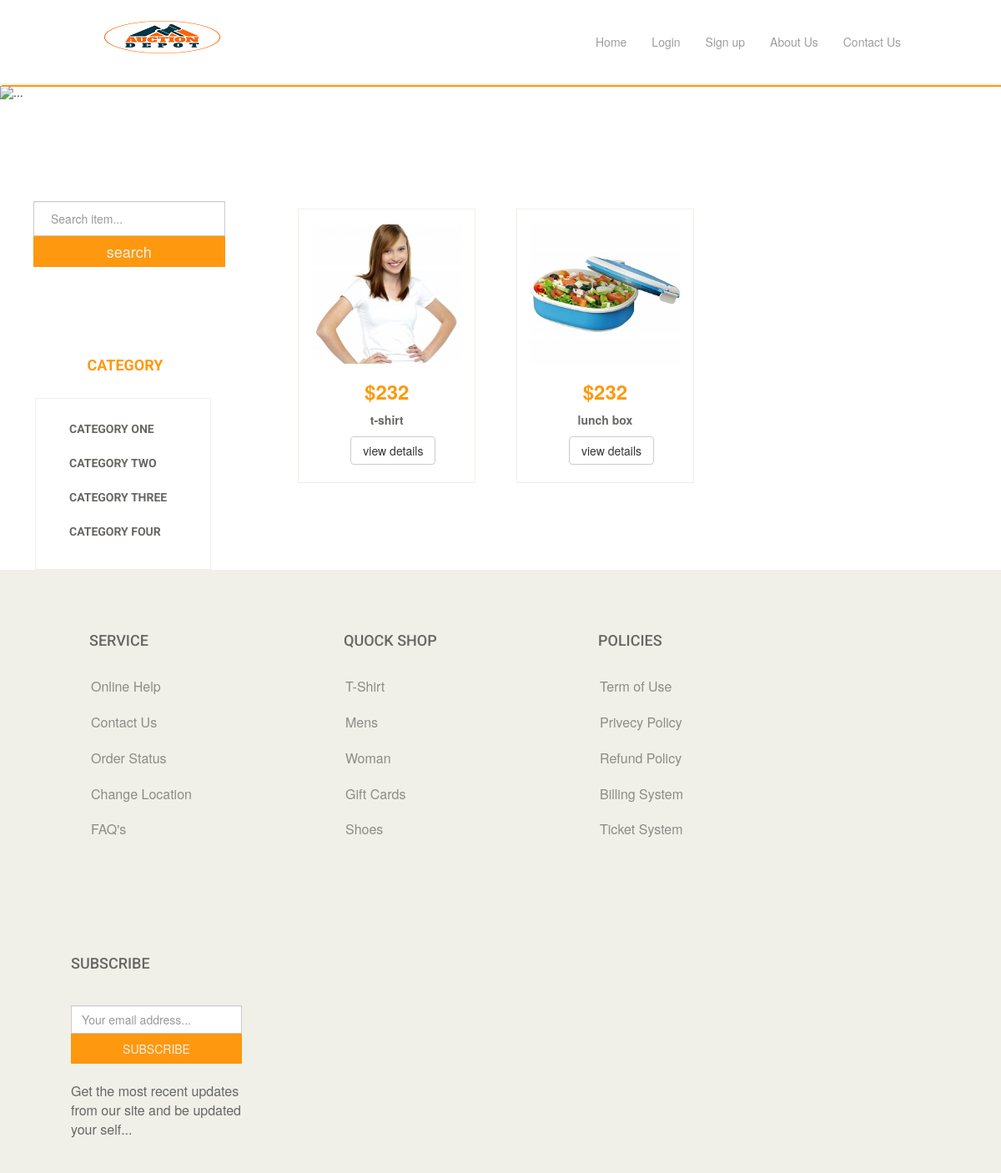
Screenshot of /itembycat.php?catid=3 with the database file from the repository.
### tables this page shows
CREATE TABLE `tbl_item` (
  `item_id` int(11) NOT NULL,
  `item_name` varchar(255) NOT NULL,
  `item_price` varchar(255) NOT NULL,
  `item_desc` text NOT NULL,
  `time_duration` varchar(255) NOT NULL,
  `strt_time` varchar(255) NOT NULL,
  `end_time` varchar(255) NOT NULL,
  `img_id` int(11) NOT NULL,
  `image` varchar(255) NOT NULL,
  `cat_id` int(11) NOT NULL,
  `user_id` int(11) NOT NULL,
  `status` int(11) NOT NULL DEFAULT '0'
);

### class/Item.php (called while the page is built, shortened)
<?php
   $filepath = realpath(dirname(__FILE__));
   include_once ($filepath.'/../libs/Database.php');
 ?>
<?php
 class Item{
 	 private $db;
     public function __construct(){
          $this->db = new Database();
    }
    public function getitembycat($catid){
          $query = "SELECT * FROM tbl_item WHERE cat_id='$catid'";
          $result = $this->db->select($query);
          return $result;
    }
 }
?>

### libs/Database.php (called while the page is built, shortened)
<?php
Class Database{
  public $host   = DB_HOST;
  public $user   = DB_USER;
  public $pass   = DB_PASS;
  public $dbname = DB_NAME;
 public $link;
private function connectDB(){
       $this->link = new mysqli($this->host, $this->user, $this->pass,
        $this->dbname);
 }
public function select($query){
      $result = $this->link->query($query) or
       die($this->link->error.__LINE__);
      if($result->num_rows > 0){
        return $result;
      } else {
        return false;
      }
 }
}
?>

### itembycat.php (the view, shortened to what this page needs)
<?php include 'inc/header.php';?>
<?php include 'inc/slider.php';?>
<?php
       if (isset($_GET['catid'])) {
            $catid  = $_GET['catid'];
       }
?>
 <div class="container-fluid">
       <div class="row mainsection">
                <div class="col-sm-12 col-md-3 col-lg-3 cat">
   <div class="row seracbox">
         <form action="search.php" method="get">
           <input class="form-control" type="text" name="keyword" placeholder="Search item..." aria-label="Search">
           <input class="btn-block" id="search" type="submit" name="submit" value="search">
         </form>
   </div><br><br>
     <h2 class="cattitle">Category</h2>
     <div class="row category">
          <ul>
                <li style="text-transform: uppercase;"><a href="itembycat.php?catid=1">Category one</a></li>
                <li style="text-transform: uppercase;"><a href="itembycat.php?catid=2">Category two</a></li>
                <li style="text-transform: uppercase;"><a href="itembycat.php?catid=3">Category three</a></li>
                <li style="text-transform: uppercase;"><a href="itembycat.php?catid=4">Category four</a></li>
          </ul>
     </div>
                </div>
                <div class="col-sm-12 col-md-9 col-lg-9 pro">
                      <div class="row product">
                         <?php
                                $Getitembycat = $item->getitembycat($catid);
                                if($Getitembycat){
                                while($result = $Getitembycat->fetch_assoc()) {
                          ?>
                             <div class="col-xs-6 col-sm-6 col-md-4 col-lg-4 prosection">
                                   <img class="img-responsive" src="<?php echo $result['image'];?>">
                                   <h3>$<?php echo $result['item_price'];?></h3>
                                   <p><?php echo $result['item_name'];?></p>
                                  <a href="products_details.php?itemid=<?php echo $result['item_id'];?>" class="btn btn-default">view details</a>
                             </div>
                            <?php } }else{  ?>
                                <h2 style="text-align: center;color: red;font-family: monospace;
                                font-size: 20px;">sorry,Item not available in this category</h2>
                            <?php } ?>
                      </div>
                </div>
       </div>
 </div>
<?php include 'inc/footer.php';?>

### css/style.css (style rules this page uses)
* { padding: 0px;margin: 0px; }
.cattitle, .brandtitle { color: #FE980F; text-align: center; text-transform: uppercase; margin-bottom: 11%; margin-top: 25%; font-family: 'Roboto', sans-serif; font-weight: bold; font-size: 18px; }
.category, .brnad { border: 1px solid #F0F0E9; width: 78%; margin-left: 10%; }
.category ul, .brnad ul { list-style: none; padding: 15px 30px; }
.category ul li, .brnad ul li { padding: 10px; }
.category ul li a,.brnad ul li a { text-decoration: none; color: #696763; font-weight: bold; font-family: 'Roboto', sans-serif; text-transform: uppercase; }
.product { margin-left: 3%; margin-right: 3%; }
.prosection a { width: 102px; }
.prosection { position: relative; }
.prosection img { display: block; height: auto; }
.seracbox { margin-top: 45%; width: 85%; margin-left: 25px; }
.seracbox input { border-radius: 0px; padding: 20px 20px; }
#search { border-radius: 0px; font-size: 18px; padding: 6px 12px; background-color: #FE980F; border:0px; color: #F0F0E9; }

### rows the page displays
tbl_item: image (picture), item_price "232", item_name "t-shirt"
tbl_item: image (picture), item_price "232", item_name "lunch box"
